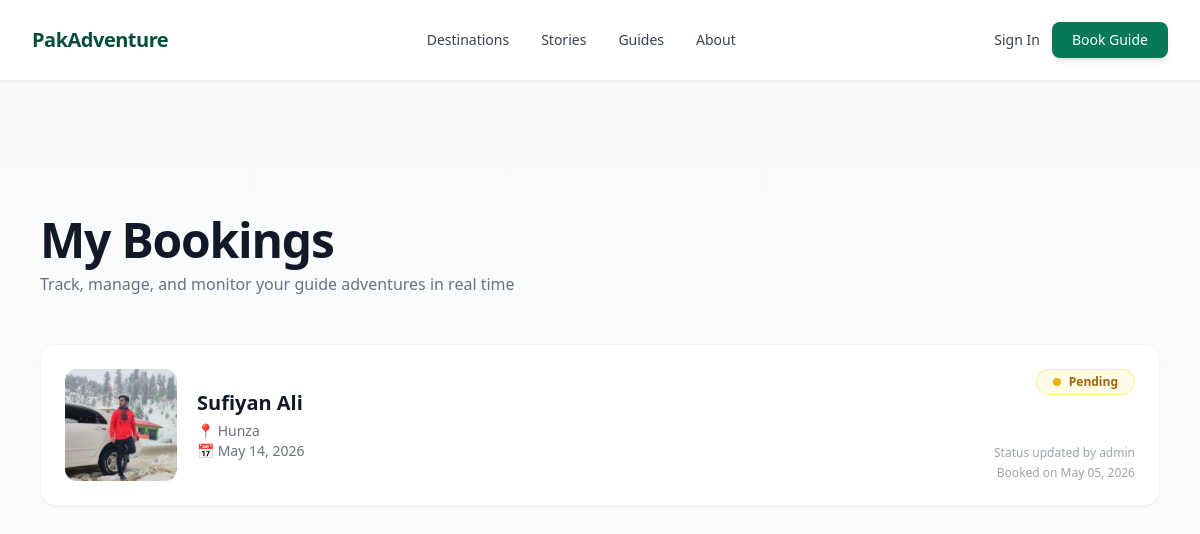
Page /my-bookings/ (signed in) on the committed database.
### app/models.py (models this page shows, shortened)
class Booking(models.Model):
    STATUS_CHOICES = [
        ('pending', 'Pending'),
        ('approved', 'Approved'),
        ('rejected', 'Rejected'),
    ]
    user = models.ForeignKey(User, on_delete=models.CASCADE)
    guide = models.ForeignKey('Guide', on_delete=models.CASCADE)
    date = models.DateField()   # ⭐ IMPORTANT FIX
    message = models.TextField(blank=True, null=True)
    status = models.CharField(
        max_length=20,
        choices=STATUS_CHOICES,
        default='pending'
    )
    created_at = models.DateTimeField(auto_now_add=True, null=True) # ⭐ IMPORTANT FIX

class Guide(models.Model):
    SPECIALTY_CHOICES = [
        ('k2', 'K2 Base Camp'),
        ('alpine', 'Alpine Mountaineering'),
        ('culture', 'Cultural Heritage'),
        ('photo', 'Photography'),
    ]
    REGION_CHOICES = [
        ('Skardu', 'Skardu'),
        ('Hunza', 'Hunza'),
        ('Swat', 'Swat'),
        ('Kalam', 'Kalam'),
    ]
    name = models.CharField(max_length=200)
    image = models.ImageField(upload_to='guides/', null=True, blank=True)
    specialty = models.CharField(max_length=100, choices=SPECIALTY_CHOICES)
    experience = models.IntegerField()
    location = models.CharField(max_length=100, choices=REGION_CHOICES)
    bio = models.TextField(null=True, blank=True)

### app/views.py (the view)
# urls.py: path('my-bookings/', views.my_bookings, name='my_bookings'),
@login_required(login_url='login')
def my_bookings(request):
   bookings = Booking.objects.filter(user=request.user).order_by('-created_at')
   return render(request, 'my_bookings.html', {'bookings': bookings})

### Templates/my_bookings.html (shortened to what this page needs)
{% extends 'header_footer.html' %}
{% block base %}
<main class="pt-20 bg-gradient-to-b from-gray-50 to-white min-h-screen">
<section class="max-w-6xl mx-auto px-4 py-14">
    <div class="mb-12">
        <h1 class="text-4xl md:text-5xl font-bold tracking-tight text-gray-900">
            My Bookings
        </h1>
        <p class="text-gray-500 mt-2 text-sm md:text-base">
            Track, manage, and monitor your guide adventures in real time
        </p>
    </div>
    <div class="space-y-6">
    {% for booking in bookings %}
        <div class="group bg-white rounded-2xl border border-gray-100 shadow-sm hover:shadow-2xl transition-all duration-300 p-5 md:p-6 flex flex-col md:flex-row justify-between gap-6">
            <div class="flex items-center gap-5">
                {% if booking.guide.image %}
                    <img src="{{ booking.guide.image.url }}"
                         class="w-24 h-24 md:w-28 md:h-28 rounded-xl object-cover group-hover:scale-105 transition duration-300">
                {% else %}
                    <div class="w-24 h-24 md:w-28 md:h-28 rounded-xl bg-gray-100 flex items-center justify-center text-gray-400 text-sm">
                        No Image
                    </div>
                {% endif %}
                <div>
                    <h3 class="text-xl font-semibold text-gray-900 group-hover:text-emerald-700 transition">
                        {{ booking.guide.name }}
                    </h3>
                    <p class="text-sm text-gray-500 mt-1">
                        📍 {{ booking.guide.get_location_display }}
                    </p>
                    <p class="text-sm text-gray-500">
                        📅 {{ booking.date }}
                    </p>
                </div>
            </div>
            <div class="flex flex-col justify-between items-start md:items-end">
                {% if booking.status == 'approved' %}
                    <span class="inline-flex items-center gap-2 px-4 py-1 text-xs font-semibold rounded-full bg-emerald-50 text-emerald-700 border border-emerald-200">
                        <span class="w-2 h-2 bg-emerald-500 rounded-full"></span>
                        Approved
                    </span>
                {% elif booking.status == 'rejected' %}
                    <span class="inline-flex items-center gap-2 px-4 py-1 text-xs font-semibold rounded-full bg-red-50 text-red-700 border border-red-200">
                        <span class="w-2 h-2 bg-red-500 rounded-full"></span>
                        Rejected
                    </span>
                {% else %}
                    <span class="inline-flex items-center gap-2 px-4 py-1 text-xs font-semibold rounded-full bg-yellow-50 text-yellow-700 border border-yellow-200">
                        <span class="w-2 h-2 bg-yellow-500 rounded-full animate-pulse"></span>
                        Pending
                    </span>
                {% endif %}
                <div class="text-right mt-3">
                    <p class="text-xs text-gray-400">
                        Status updated by admin
                    </p>
                    <p class="text-xs text-gray-400 mt-1">
                        Booked on {{ booking.created_at|date:"M d, Y" }}
                    </p>
                </div>
            </div>
        </div>
    {% endfor %}
    </div>
</section>
</main>
{% endblock %}

### Templates/header_footer.html (shortened to what this page needs)
<!DOCTYPE html>
<html lang="en">
<head>
<script src="https://cdn.tailwindcss.com?plugins=forms,container-queries"></script>
</head>
<body class="bg-white text-black font-[Be_Vietnam_Pro]">
<header class="fixed top-0 w-full z-50 bg-white/80 backdrop-blur-xl border-b border-gray-100 shadow-sm">
<div class="max-w-screen-2xl mx-auto px-4 sm:px-6 lg:px-8">
<div class="flex justify-between items-center h-16 sm:h-20">
    <div class="text-lg sm:text-xl font-bold text-emerald-900 tracking-tight">
        PakAdventure
    </div>
    <nav class="hidden md:flex items-center gap-8 text-sm font-medium text-gray-700">
        <a href="{% url 'home' %}" class="hover:text-emerald-700 transition">Destinations</a>
        <a href="{% url 'stories1' %}" class="hover:text-emerald-700 transition">Stories</a>
        <a href="{% url 'guides' %}" class="hover:text-emerald-700 transition">Guides</a>
        <a href="{% url 'about' %}" class="hover:text-emerald-700 transition">About</a>
    </nav>
    <div class="flex items-center gap-3">
        <a href="{% url 'signup' %}"
           class="hidden sm:block text-sm text-gray-700 hover:text-emerald-700 transition">
            Sign In
        </a>
        <a href="{% url 'guides' %}"
           class="bg-emerald-700 hover:bg-emerald-800 text-white px-4 sm:px-5 py-2 rounded-lg text-xs sm:text-sm transition shadow-md">
            Book Guide
        </a>
    </div>
</div>
</div>
</header>
<main class="pt-20">
{% block base %}
{% endblock base %}
</main>
</body>
</html>

### rows in the picture
Booking: guide.image (picture), guide.name "Sufiyan Ali", guide.location "Hunza", date "May 14, 2026", status "Pending", created_at "May 05, 2026"
